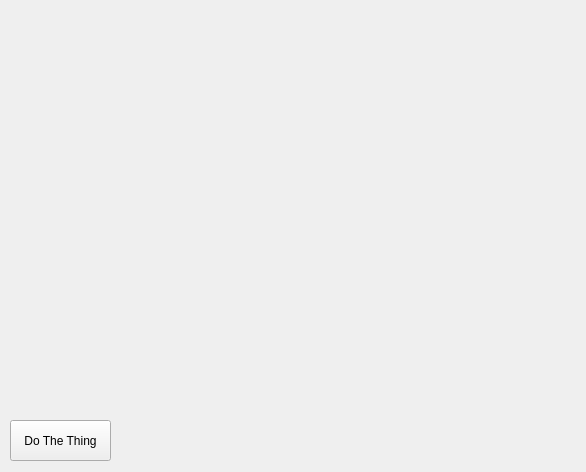
<?xml version="1.0" encoding="UTF-8"?>
<ui version="4.0">
 <class>mainWindow</class>
 <widget class="QMainWindow" name="mainWindow">
  <property name="geometry">
   <rect>
    <x>0</x>
    <y>0</y>
    <width>586</width>
    <height>472</height>
   </rect>
  </property>
  <property name="windowTitle">
   <string>Graph</string>
  </property>
  <widget class="QWidget" name="centralwidget">
   <widget class="QPushButton" name="pushButton">
    <property name="geometry">
     <rect>
      <x>10</x>
      <y>420</y>
      <width>101</width>
      <height>41</height>
     </rect>
    </property>
    <property name="text">
     <string>Do The Thing</string>
    </property>
   </widget>
   <widget class="plotWidget" name="widget" native="true">
    <property name="geometry">
     <rect>
      <x>10</x>
      <y>10</y>
      <width>561</width>
      <height>401</height>
     </rect>
    </property>
   </widget>
  </widget>
 </widget>
 <customwidgets>
  <customwidget>
   <class>plotWidget</class>
   <extends>QWidget</extends>
   <header>pyqtgraph</header>
   <container>1</container>
  </customwidget>
 </customwidgets>
 <resources/>
 <connections/>
</ui>
